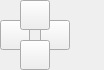
<?xml version="1.0" encoding="UTF-8"?>
<ui version="4.0">
 <class>MainWindow</class>
 <widget class="QMainWindow" name="MainWindow">
  <property name="geometry">
   <rect>
    <x>0</x>
    <y>0</y>
    <width>104</width>
    <height>70</height>
   </rect>
  </property>
  <property name="windowTitle">
   <string>MainWindow</string>
  </property>
  <property name="windowIcon">
   <iconset resource="../rsrc.qrc">
    <normaloff>:/res/ui/guiscrcpy_logo.png</normaloff>:/res/ui/guiscrcpy_logo.png</iconset>
  </property>
  <property name="styleSheet">
   <string notr="true">QPushButton {
border-radius: 15px;
	background-color: qradialgradient(spread:pad, cx:0.5, cy:0.5, radius:0.5, fx:0.495098, fy:0.5, stop:0.887255 rgba(35, 35, 35, 255), stop:0.901961 rgba(0, 0, 0, 255));
color: rgb(0, 0, 0);

}\n
QPushButton:pressed {
border-radius: 15px;

background-color: qlineargradient(spread:pad, x1:0, y1:0, x2:1, y2:1, stop:0 rgba(0, 255, 255, 255), stop:1 rgba(0, 255, 152, 255));
color: rgb(0, 0, 0);
   }
QPushButton:hover {
border-radius: 15px;
background-color: qlineargradient(spread:pad, x1:0, y1:0, x2:1, y2:1, stop:0 rgba(0, 199, 199, 255), stop:1 rgba(0, 190, 113, 255));
color: rgb(0, 0, 0);
}</string>
  </property>
  <widget class="QWidget" name="centralwidget">
   <widget class="QPushButton" name="swirt">
    <property name="geometry">
     <rect>
      <x>40</x>
      <y>20</y>
      <width>30</width>
      <height>30</height>
     </rect>
    </property>
    <property name="text">
     <string/>
    </property>
    <property name="icon">
     <iconset resource="../rsrc.qrc">
      <normaloff>:/icons/icons/chevron-sign-right.svg</normaloff>:/icons/icons/chevron-sign-right.svg</iconset>
    </property>
   </widget>
   <widget class="QPushButton" name="swilf">
    <property name="geometry">
     <rect>
      <x>0</x>
      <y>20</y>
      <width>30</width>
      <height>30</height>
     </rect>
    </property>
    <property name="text">
     <string/>
    </property>
    <property name="icon">
     <iconset resource="../rsrc.qrc">
      <normaloff>:/icons/icons/chevron-sign-left.svg</normaloff>:/icons/icons/chevron-sign-left.svg</iconset>
    </property>
   </widget>
   <widget class="QPushButton" name="swidn">
    <property name="geometry">
     <rect>
      <x>20</x>
      <y>40</y>
      <width>30</width>
      <height>30</height>
     </rect>
    </property>
    <property name="text">
     <string/>
    </property>
    <property name="icon">
     <iconset resource="../rsrc.qrc">
      <normaloff>:/icons/icons/chevron-sign-down.svg</normaloff>:/icons/icons/chevron-sign-down.svg</iconset>
    </property>
   </widget>
   <widget class="QPushButton" name="swiup">
    <property name="geometry">
     <rect>
      <x>20</x>
      <y>0</y>
      <width>30</width>
      <height>30</height>
     </rect>
    </property>
    <property name="text">
     <string/>
    </property>
    <property name="icon">
     <iconset resource="../rsrc.qrc">
      <normaloff>:/icons/icons/chevron-sign-up.svg</normaloff>:/icons/icons/chevron-sign-up.svg</iconset>
    </property>
   </widget>
  </widget>
 </widget>
 <resources>
  <include location="../rsrc.qrc"/>
 </resources>
 <connections/>
</ui>
